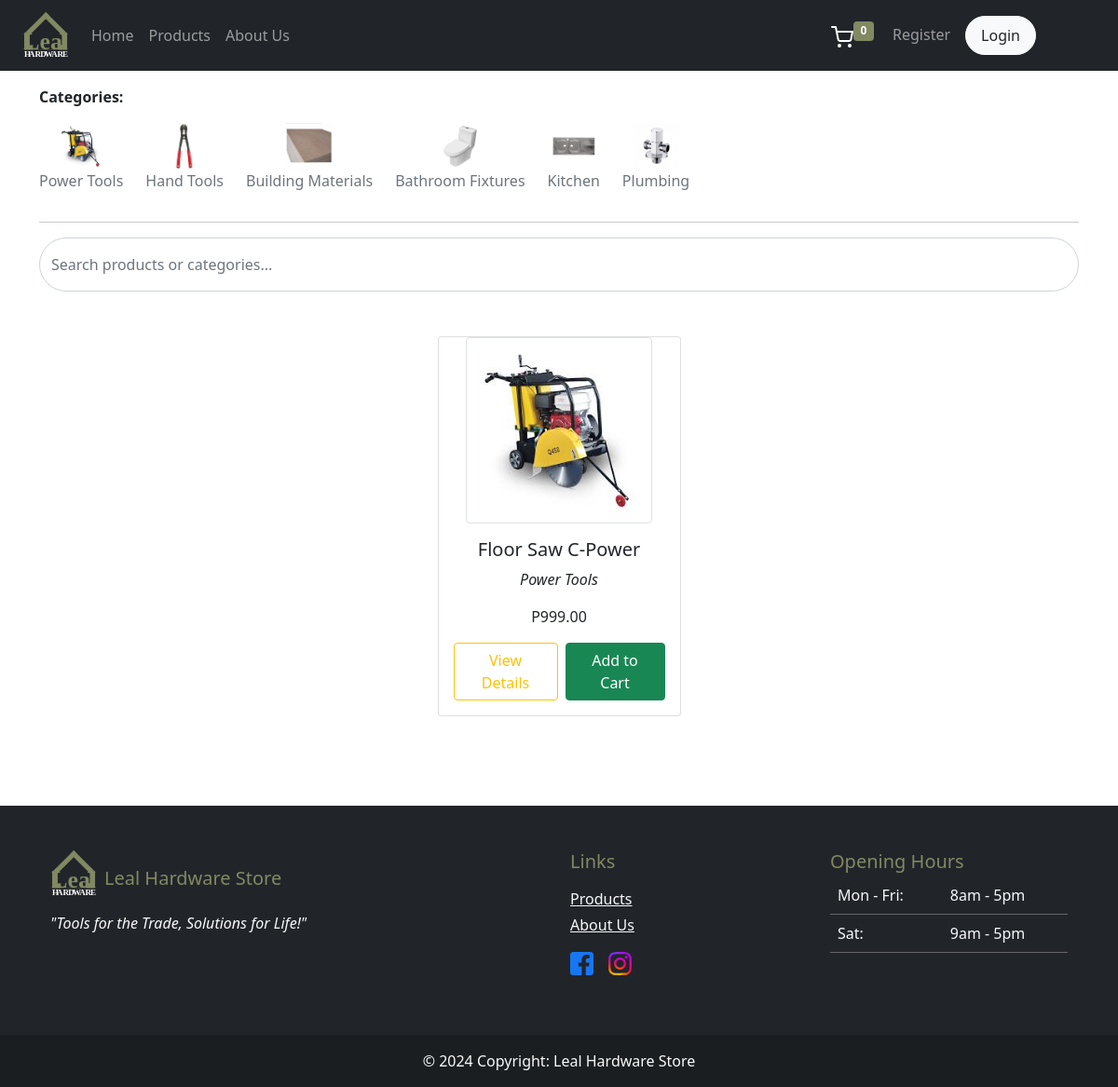
Page /category/1 on the committed database.
### dashboard/models.py (models this page shows, shortened)
class Category(models.Model):
    class Meta:
        verbose_name_plural = 'Category'
    name = models.CharField(max_length=100)
    image = models.ImageField(upload_to= 'category_images', null=True)
    def __str__(self):
        return f"{self.name}"

class Product(models.Model):
    name = models.CharField(max_length=100, null=False)
    category = models.ForeignKey(Category, null=True, on_delete=models.CASCADE)
    image = models.ImageField(upload_to= 'images', null=True)
    quantity = models.PositiveIntegerField()
    price = models.DecimalField(max_digits=10, decimal_places=2, default=0.0)

### dashboard/views.py (the view)
# urls.py: path('category/<int:id>', views.category_detail, name='category_detail'),
def category_detail(request, id):
    category = get_object_or_404(Category, id=id)
    products = Product.objects.filter(category=category)
    context = {
        'category': category,
        'products': products,
    }
    return render(request, 'dashboard/category_detail.html', context)

### dashboard/context_processors.py (called while the page is built)
def cart_count_processor(request):
    if request.user.is_authenticated:
        user_cart = Cart.objects.filter(user=request.user).first()
        if user_cart:
            cart_count = CartItems.objects.filter(cart=user_cart).count()
        else:
            cart_count = 0
    else:
        cart_count = 0
    return {'cart_count': cart_count}

### dashboard/templatetags/custom_tags.py (called while the page is built)
@register.simple_tag
def get_categories():
    return Category.objects.all()

### templates/dashboard/category_detail.html (shortened to what this page needs)
{% extends '../components/master.html' %}
{% block content %}
<div class="container-fluid pb-5 mt-3 overflow-hidden">
    {% include '../components/category_list.html' %}
    <div class="container">
        <input autocomplete="off" type="text" id="search-input" class="form-control py-3 rounded-pill"
            placeholder="Search products or categories..." />
    </div>
    <div class="container pb-5" id="product-list">
        {% include 'dashboard/product_list_partial.html' %}
    </div>
</div>
{% endblock %}

### templates/components/category_list.html
{% load custom_tags %}
<section class="category">
    <div class="container">
        <p class="fw-bold">Categories:</p>
        <div class="row d-flex flex-nowrap overflow-auto">
            {% get_categories as categories %}
            {% for cat in categories %}
            <div class="col-auto text-center">
                <a class="category-link text-decoration-none link-secondary" href="{% url 'category_detail' cat.id %}">
                    <img src="/media/{{ cat.image }}" alt="{{ cat.name }}" width="50" height="50">
                    <p>{{ cat.name }}</p>
                </a>
            </div>
            {% endfor %}
        </div>
        <hr>
    </div>
</section>

### templates/dashboard/product_list_partial.html (shortened to what this page needs)
<div class="row justify-content-center" style="row-gap: 10px; column-gap: 20px;">
    {% for p in products %}
    <div class="col-lg-3 col-md-6 col-12 mt-5">
        <div class="card">
            <a class="mx-auto" href="{% url 'category_product_detail' p.id %}"><img class='mx-auto img-thumbnail' src="/media/{{ p.image }}" width="200" height="200" /></a>
            <div class="card-body text-center mx-auto">
                <div class="col">
                    <h5 class="font-weight-bold">{{ p.name }}</h5>
                    <p class="fst-italic">{{ p.category }}</p>
                    <span>P</span><span class="current-product-price-{{ p.id }}">{{ p.price }}</span>
                </div>
                <div class="col mt-auto">
                    <div class="d-flex align-items-center justify-content-center gap-2 mt-3">
                        <a href="{% url 'category_product_detail' p.id %}" class="btn btn-outline-warning">View
                            Details</a>
                        <a href="{% url 'add_to_cart' p.id %}?return_url={{ request.path }}" class="btn btn-success">Add
                            to Cart</a>
                    </div>
                </div>
            </div>
        </div>
    </div>
    {% endfor %}
</div>

### rows in the picture
Category: image (picture), name "Power Tools"
Category: image (picture), name "Hand Tools"
Category: image (picture), name "Building Materials"
Category: image (picture), name "Bathroom Fixtures"
Category: image (picture), name "Kitchen"
Category: image (picture), name "Plumbing"
Product: image (picture), name "Floor Saw C-Power", category "Power Tools", price "999.00"

### other values in the picture
{{ cart_count }} "0"
